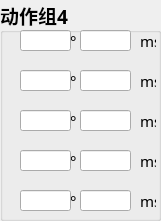
     <widget class="QGroupBox" name="groupBox_9">
      <property name="geometry">
       <rect>
        <x>600</x>
        <y>0</y>
        <width>161</width>
        <height>221</height>
       </rect>
      </property>
      <property name="font">
       <font>
        <family>宋体</family>
        <pointsize>14</pointsize>
        <weight>75</weight>
        <bold>true</bold>
       </font>
      </property>
      <property name="title">
       <string>动作组4</string>
      </property>
      <widget class="QLineEdit" name="lineEdit_61">
       <property name="geometry">
        <rect>
         <x>20</x>
         <y>30</y>
         <width>51</width>
         <height>21</height>
        </rect>
       </property>
       <property name="font">
        <font>
         <family>宋体</family>
         <pointsize>11</pointsize>
         <weight>50</weight>
         <bold>false</bold>
        </font>
       </property>
      </widget>
      <widget class="QLabel" name="label_99">
       <property name="geometry">
        <rect>
         <x>70</x>
         <y>30</y>
         <width>16</width>
         <height>21</height>
        </rect>
       </property>
       <property name="font">
        <font>
         <family>宋体</family>
         <pointsize>11</pointsize>
         <weight>50</weight>
         <bold>false</bold>
        </font>
       </property>
       <property name="text">
        <string>°</string>
       </property>
      </widget>
      <widget class="QLabel" name="label_110">
       <property name="geometry">
        <rect>
         <x>70</x>
         <y>70</y>
         <width>16</width>
         <height>21</height>
        </rect>
       </property>
       <property name="font">
        <font>
         <family>宋体</family>
         <pointsize>11</pointsize>
         <weight>50</weight>
         <bold>false</bold>
        </font>
       </property>
       <property name="text">
        <string>°</string>
       </property>
      </widget>
      <widget class="QLabel" name="label_114">
       <property name="geometry">
        <rect>
         <x>70</x>
         <y>110</y>
         <width>16</width>
         <height>21</height>
        </rect>
       </property>
       <property name="font">
        <font>
         <family>宋体</family>
         <pointsize>11</pointsize>
         <weight>50</weight>
         <bold>false</bold>
        </font>
       </property>
       <property name="text">
        <string>°</string>
       </property>
      </widget>
      <widget class="QLabel" name="label_115">
       <property name="geometry">
        <rect>
         <x>70</x>
         <y>150</y>
         <width>16</width>
         <height>21</height>
        </rect>
       </property>
       <property name="font">
        <font>
         <family>宋体</family>
         <pointsize>11</pointsize>
         <weight>50</weight>
         <bold>false</bold>
        </font>
       </property>
       <property name="text">
        <string>°</string>
       </property>
      </widget>
      <widget class="QLabel" name="label_116">
       <property name="geometry">
        <rect>
         <x>70</x>
         <y>190</y>
         <width>16</width>
         <height>21</height>
        </rect>
       </property>
       <property name="font">
        <font>
         <family>宋体</family>
         <pointsize>11</pointsize>
         <weight>50</weight>
         <bold>false</bold>
        </font>
       </property>
       <property name="text">
        <string>°</string>
       </property>
      </widget>
      <widget class="QLabel" name="label_117">
       <property name="geometry">
        <rect>
         <x>140</x>
         <y>30</y>
         <width>16</width>
         <height>21</height>
        </rect>
       </property>
       <property name="font">
        <font>
         <family>宋体</family>
         <pointsize>11</pointsize>
         <weight>50</weight>
         <bold>false</bold>
        </font>
       </property>
       <property name="text">
        <string>ms</string>
       </property>
      </widget>
      <widget class="QLabel" name="label_118">
       <property name="geometry">
        <rect>
         <x>140</x>
         <y>110</y>
         <width>16</width>
         <height>21</height>
        </rect>
       </property>
       <property name="font">
        <font>
         <family>宋体</family>
         <pointsize>11</pointsize>
         <weight>50</weight>
         <bold>false</bold>
        </font>
       </property>
       <property name="text">
        <string>ms</string>
       </property>
      </widget>
      <widget class="QLabel" name="label_119">
       <property name="geometry">
        <rect>
         <x>140</x>
         <y>190</y>
         <width>16</width>
         <height>21</height>
        </rect>
       </property>
       <property name="font">
        <font>
         <family>宋体</family>
         <pointsize>11</pointsize>
         <weight>50</weight>
         <bold>false</bold>
        </font>
       </property>
       <property name="text">
        <string>ms</string>
       </property>
      </widget>
      <widget class="QLabel" name="label_120">
       <property name="geometry">
        <rect>
         <x>140</x>
         <y>150</y>
         <width>16</width>
         <height>21</height>
        </rect>
       </property>
       <property name="font">
        <font>
         <family>宋体</family>
         <pointsize>11</pointsize>
         <weight>50</weight>
         <bold>false</bold>
        </font>
       </property>
       <property name="text">
        <string>ms</string>
       </property>
      </widget>
      <widget class="QLabel" name="label_121">
       <property name="geometry">
        <rect>
         <x>140</x>
         <y>70</y>
         <width>16</width>
         <height>21</height>
        </rect>
       </property>
       <property name="font">
        <font>
         <family>宋体</family>
         <pointsize>11</pointsize>
         <weight>50</weight>
         <bold>false</bold>
        </font>
       </property>
       <property name="text">
        <string>ms</string>
       </property>
      </widget>
      <widget class="QLineEdit" name="lineEdit_62">
       <property name="geometry">
        <rect>
         <x>20</x>
         <y>70</y>
         <width>51</width>
         <height>21</height>
        </rect>
       </property>
       <property name="font">
        <font>
         <family>宋体</family>
         <pointsize>11</pointsize>
         <weight>50</weight>
         <bold>false</bold>
        </font>
       </property>
      </widget>
      <widget class="QLineEdit" name="lineEdit_63">
       <property name="geometry">
        <rect>
         <x>20</x>
         <y>110</y>
         <width>51</width>
         <height>21</height>
        </rect>
       </property>
       <property name="font">
        <font>
         <family>宋体</family>
         <pointsize>11</pointsize>
         <weight>50</weight>
         <bold>false</bold>
        </font>
       </property>
      </widget>
      <widget class="QLineEdit" name="lineEdit_64">
       <property name="geometry">
        <rect>
         <x>20</x>
         <y>150</y>
         <width>51</width>
         <height>21</height>
        </rect>
       </property>
       <property name="font">
        <font>
         <family>宋体</family>
         <pointsize>11</pointsize>
         <weight>50</weight>
         <bold>false</bold>
        </font>
       </property>
      </widget>
      <widget class="QLineEdit" name="lineEdit_65">
       <property name="geometry">
        <rect>
         <x>20</x>
         <y>190</y>
         <width>51</width>
         <height>21</height>
        </rect>
       </property>
       <property name="font">
        <font>
         <family>宋体</family>
         <pointsize>11</pointsize>
         <weight>50</weight>
         <bold>false</bold>
        </font>
       </property>
      </widget>
      <widget class="QLineEdit" name="lineEdit_66">
       <property name="geometry">
        <rect>
         <x>80</x>
         <y>30</y>
         <width>51</width>
         <height>21</height>
        </rect>
       </property>
       <property name="font">
        <font>
         <family>宋体</family>
         <pointsize>11</pointsize>
         <weight>50</weight>
         <bold>false</bold>
        </font>
       </property>
      </widget>
      <widget class="QLineEdit" name="lineEdit_67">
       <property name="geometry">
        <rect>
         <x>80</x>
         <y>70</y>
         <width>51</width>
         <height>21</height>
        </rect>
       </property>
       <property name="font">
        <font>
         <family>宋体</family>
         <pointsize>11</pointsize>
         <weight>50</weight>
         <bold>false</bold>
        </font>
       </property>
      </widget>
      <widget class="QLineEdit" name="lineEdit_68">
       <property name="geometry">
        <rect>
         <x>80</x>
         <y>110</y>
         <width>51</width>
         <height>21</height>
        </rect>
       </property>
       <property name="font">
        <font>
         <family>宋体</family>
         <pointsize>11</pointsize>
         <weight>50</weight>
         <bold>false</bold>
        </font>
       </property>
      </widget>
      <widget class="QLineEdit" name="lineEdit_69">
       <property name="geometry">
        <rect>
         <x>80</x>
         <y>150</y>
         <width>51</width>
         <height>21</height>
        </rect>
       </property>
       <property name="font">
        <font>
         <family>宋体</family>
         <pointsize>11</pointsize>
         <weight>50</weight>
         <bold>false</bold>
        </font>
       </property>
      </widget>
      <widget class="QLineEdit" name="lineEdit_70">
       <property name="geometry">
        <rect>
         <x>80</x>
         <y>190</y>
         <width>51</width>
         <height>21</height>
        </rect>
       </property>
       <property name="font">
        <font>
         <family>宋体</family>
         <pointsize>11</pointsize>
         <weight>50</weight>
         <bold>false</bold>
        </font>
       </property>
      </widget>
     </widget>
